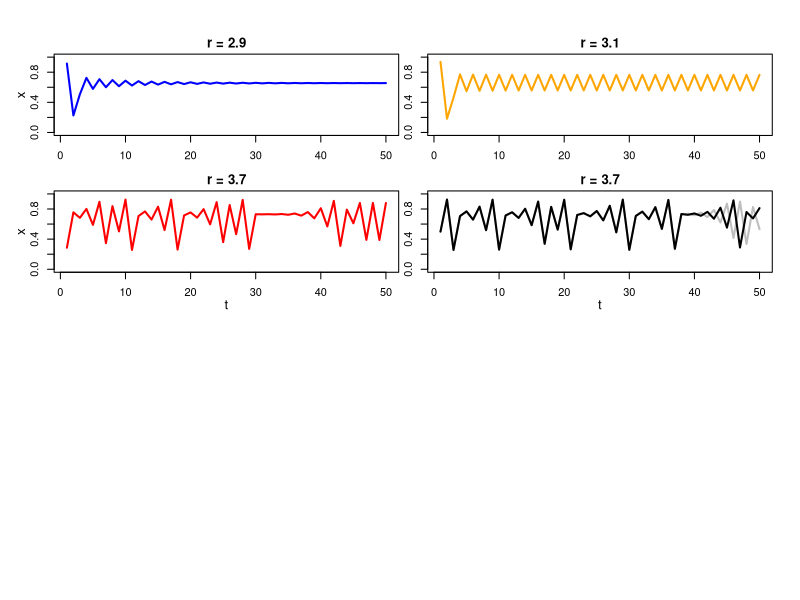

The R script that drew this image: (Note: a time limit stopped this script after it produced the figure.)

#
#
# illustration of logistic map's behavior
#
#

logistic_map = function(r=2,n=50,xs=runif(1),add=FALSE,col='black',plotit=TRUE,showy=TRUE,showx=TRUE) {
  
  # iterate over logistic difference equation
  for (i in 1:(n-1)) {
    xs = c(xs, r*xs[i]*(1-xs[i]))
  }
  
  # superimpose if desired; for just model, set plotit = FALSE
  if (add & plotit) { 
    points(xs,type='l',lwd=2,col=col)
  } else if (plotit) {
    plot(xs,type='l',lwd=2,ylim=c(0,1),
         xlab='t (iteration)',ylab='x_t',col=col)
    title(main=paste('r =',r),line=0.5)
    if (showx) {mtext('t',side=1,line=2,cex=.8)}
    if (showy) {mtext('x',side=2,line=2,cex=.8)}
  }
  
  return(xs)
}
 
set.seed(42) # recreate exact plot from entry

pdf(file='logistic.pdf',height=7,width=7)

layout_matrix = matrix(c(1,2,3,4,5,5,5,5),byrow = T,nrow = 4)
layout(layout_matrix)

par(oma=c(4,4,0,0),mar=c(0,0,4,2)+0.1)

#
# top 2 x 2 panels
#

logistic_map(2.9,50,col='blue',showx=F)
logistic_map(3.1,50,col='orange',showy=F,showx=F)
logistic_map(3.7,50,col='red')

# illustration of chaos/sensitive dependence
logistic_map(3.7,50,xs=.5,col='gray',showy=F)
logistic_map(3.7,50,xs=.5001,add=T,col='black',showy=F,showx=F)

#
# recreate full regimes of the map
#

data = c()
last_x = .51
rs = seq(from=2.8,to=4,length=20000)

for (r in rs) {
  print(which(rs==r)/length(rs))  
  maprun = logistic_map(r,100,xs=last_x,plotit=F)
  data = rbind(data,data.frame(r=r,x=maprun[50:100]))
  last_x = maprun[100]
}

plot(data$r,data$x,type='p',cex=.005,xlab='r',ylab='x_t',bty='n',col='#00000011')
mtext('r',side=1,line=2,cex=1)
mtext('x',side=2,line=2,cex=1)

points(c(2.9,2.9),c(-1,2),type='l',lwd=2,col='blue')
points(c(3.1,3.1),c(-1,2),type='l',lwd=2,col='orange')
points(c(3.7,3.7),c(-1,2),type='l',lwd=2,col='red')

dev.off()
